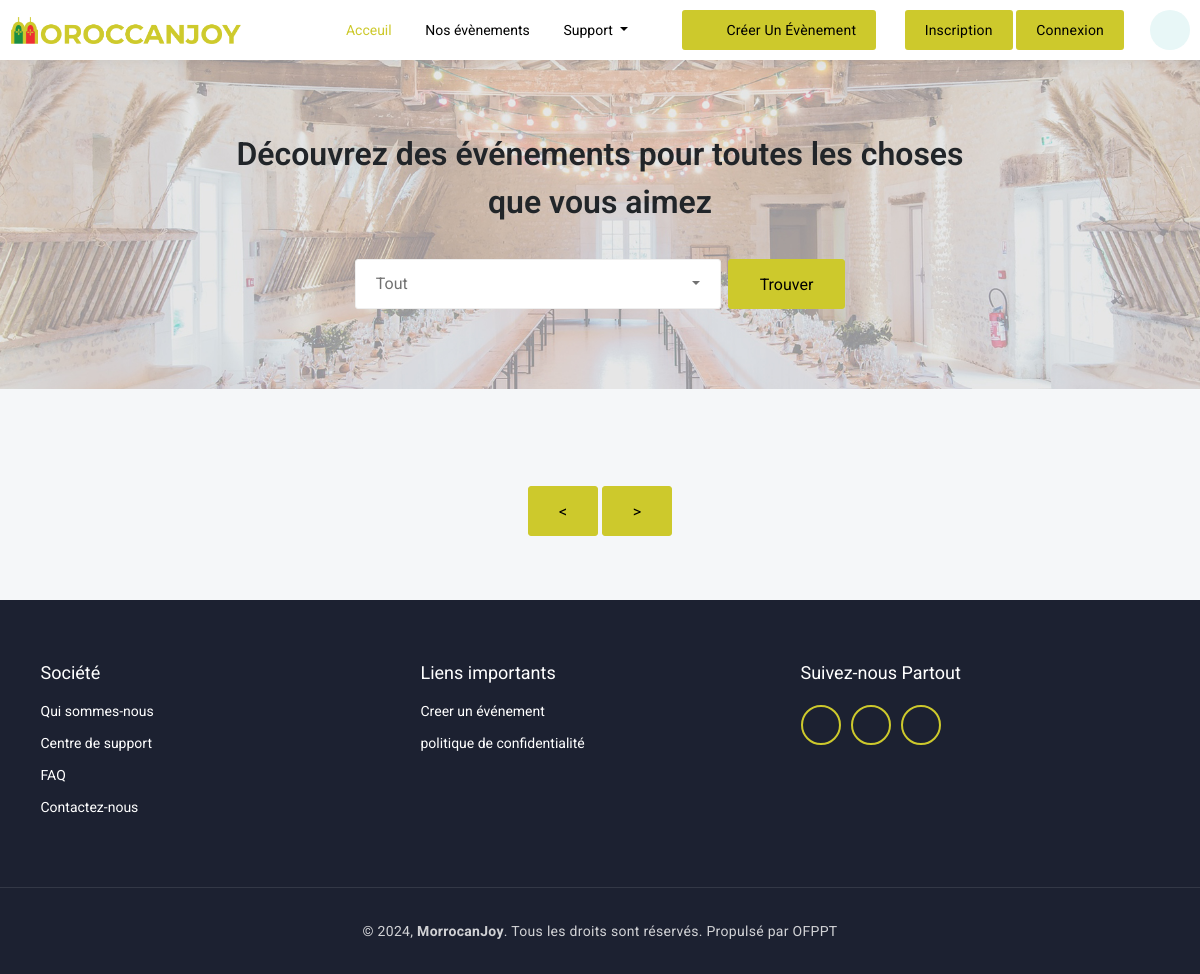
The app's page /explore_events.php, older data.
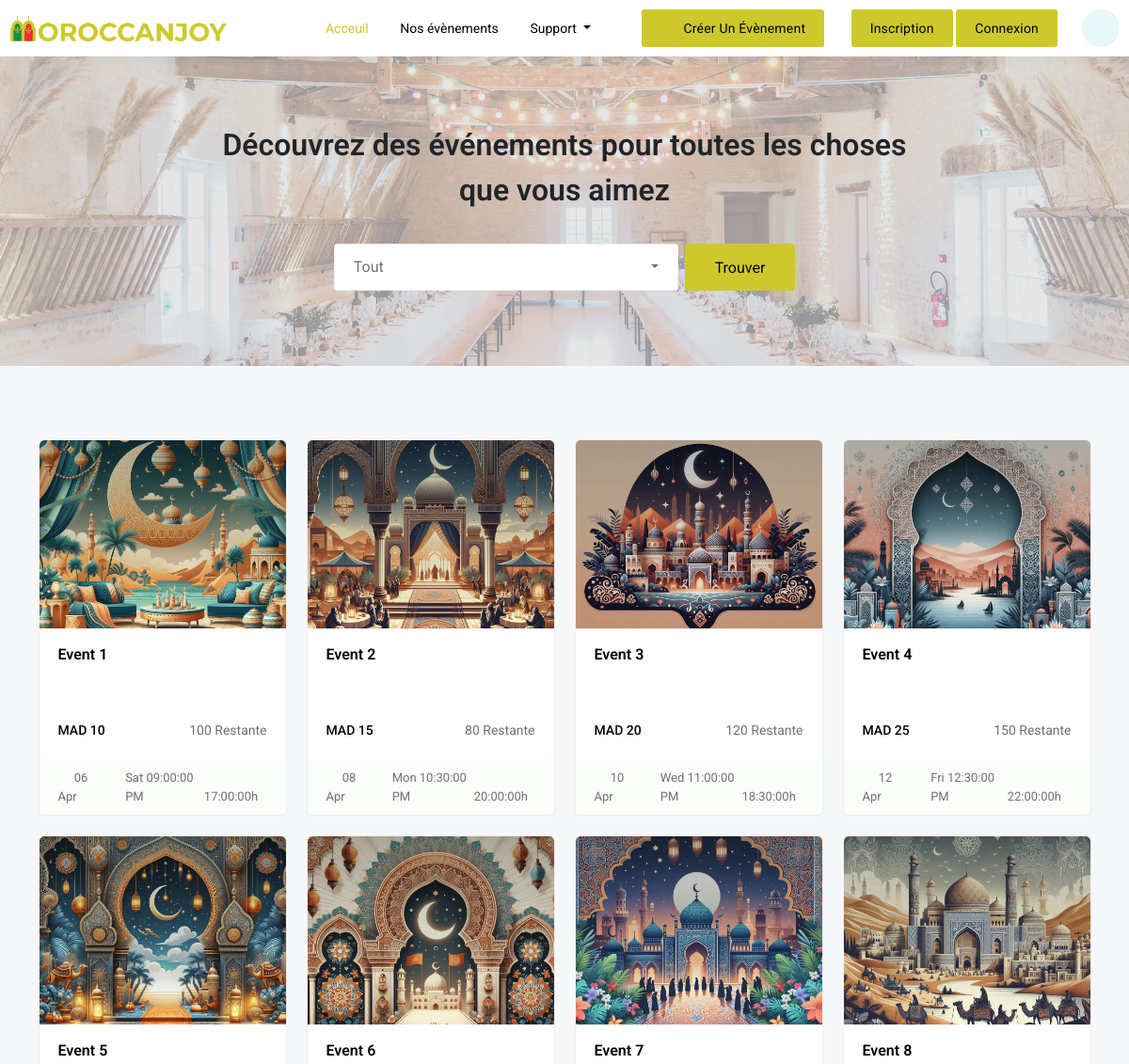
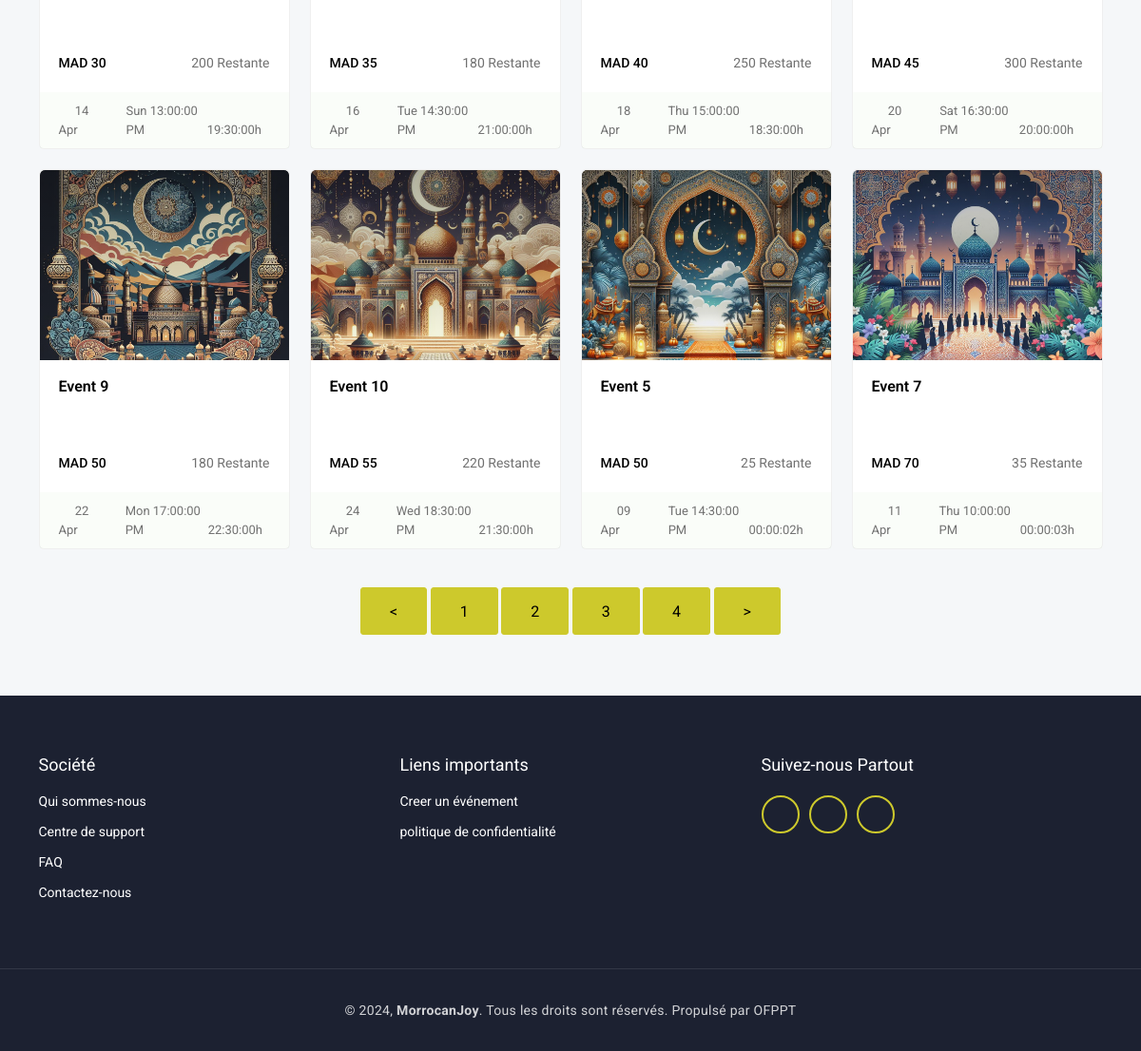
The same page, newer data (2 pictures, top to bottom).
### tables this page shows
CREATE TABLE `event` (
  `E_id` int(11) NOT NULL,
  `Titre` varchar(100) DEFAULT NULL,
  `Description` varchar(200) NOT NULL,
  `Image` varchar(500) NOT NULL,
  `Heure_debut` time NOT NULL,
  `Date_debut` date NOT NULL,
  `Heure_fin` time NOT NULL,
  `Prix_ticket` float NOT NULL,
  `Nombre_tickets` int(11) NOT NULL,
  `Ville` varchar(30) NOT NULL,
  `Zip_code` varchar(30) NOT NULL,
  `Categorie_id` int(11) DEFAULT NULL,
  `User_id` int(11) NOT NULL,
  `adress1` varchar(200) NOT NULL,
  `adress2` varchar(200) NOT NULL,
  `vue` int(11) DEFAULT 0
);

### explore_events.php (the view, shortened to what this page needs)
<!DOCTYPE html>
<html lang="en" class="h-100">
<head>
	<link href='vendor/unicons-2.0.1/css/unicons.css' rel='stylesheet'>
	<link href="css/style.css" rel="stylesheet">
	<link href="css/responsive.css" rel="stylesheet">
	<link href="css/night-mode.css" rel="stylesheet">
	<link href="vendor/fontawesome-free/css/all.min.css" rel="stylesheet">
	<link href="vendor/OwlCarousel/assets/owl.carousel.css" rel="stylesheet">
	<link href="vendor/OwlCarousel/assets/owl.theme.default.min.css" rel="stylesheet">
	<link href="vendor/bootstrap/css/bootstrap.min.css" rel="stylesheet">
	<link href="vendor/bootstrap-select/dist/css/bootstrap-select.min.css" rel="stylesheet">
</head>
<body class="d-flex flex-column h-100">
	<?php
	include "include/navindex.php";
	?>
	<div class="wrapper">
		<div class="hero-banner">
			<div class="container">
				<div class="row justify-content-center">
					<div class="col-xl-8 col-lg-8 col-md-10">
						<div class="hero-banner-content">
							<h2>Découvrez des événements pour toutes les choses que vous aimez</h2>
							<form method="post">
								<div class="search-form main-form">
									<div class="row g-2 justify-content-center"">
										<?php
										require_once './connect/DataBase.php';
										?>
										<div class="col-lg-6 col-md-12">
											<div class="form-group">
											</div>
										</div>
										<div class="col-lg-2 col-md-12">
											<button type="submit" name="nametrouve" class="main-btn btn-hover w-100">Trouver</button>
										</div>
									</div>
								</div>
							</form>
						</div>
					</div>
				</div>
			</div>
		</div>
		<div class="explore-events p-80">
			<div class="container">
				<div class="row">
					<div class="col-xl-12 col-lg-12 col-md-12">
						<div class="event-filter-items">
							<div class="featured-controls">
<?php $sqlState = $connection->prepare("SELECT * FROM `event`");
										$sqlState->execute();
										$np=$sqlState->rowCount();
										$nnp=12;
										$tp=ceil($np/$nnp); ?>
								<div class="row" data-ref="event-filter-content">
									<?php
									require_once './connect/DataBase.php';
									if (isset($_POST['nametrouve']) && $_POST['cat']!= 0) {
										$Categorie_id = $_POST['cat'];
										$sqlState = $connection->prepare("SELECT * FROM `event` WHERE Categorie_id=?");
										$sqlState->execute([$Categorie_id]);
										$events = $sqlState->fetchAll(PDO::FETCH_ASSOC);
									} else {
										$events = $connection->query("SELECT * FROM `event`")->fetchAll(PDO::FETCH_ASSOC);
										$sqlState = $connection->prepare("SELECT * FROM `event`");
										$sqlState->execute();
										$np=$sqlState->rowCount();
										$nnp=12;
										$tp=ceil($np/$nnp);
										if(isset($_GET['page'])){
											$page=$_GET['page'];
										}else {
											if(isset($_GET['next'])){
												if($_GET['next']==$tp){
													$page=$tp;
												}
											}else{
												$page=1;
											}
										}
										$slimt=($page-1)*$nnp;
										$events = $connection->query("SELECT * FROM `event` limit $slimt,$nnp ")->fetchAll(PDO::FETCH_ASSOC);
									}
									foreach ($events as $row) : ?>
										<div class="col-xl-3 col-lg-4 col-md-6 col-sm-12 mix arts concert workshops volunteer sports health_Wellness " data-ref="mixitup-target">
											<div class="main-card mt-4">
												<div class="event-thumbnail">
													<a href="venue_event_detail_view.php?event_id=<?php echo $row['E_id']; ?>" class="thumbnail-img">
														<img src="upload/images/<?php echo $row['Image']; ?>" alt="Event Image">
													</a>
												</div>
												<div class="event-content">
													<a href="venue_event_detail_view.php?event_id=<?php echo $row['E_id']; ?>" class="event-title"><?php echo $row['Titre']; ?></a>
													<div class="duration-price-remaining">
														<span class="duration-price">MAD <?php echo $row['Prix_ticket']; ?></span>
														<span class="remaining"><i class="fa-solid fa-ticket fa-rotate-90"></i><?php echo $row['Nombre_tickets']; ?> Restante</span>
													</div>
												</div>
												<div class="event-footer">
													<div class="event-timing">
														<div class="publish-date">
															<span><i class="fa-solid fa-calendar-day me-2"></i><?php
																												$timestamp = strtotime($row['Date_debut']);
																												$day = date('d', $timestamp);
																												$monthAbbreviation = date('M', $timestamp);
																												echo "$day ";
																												echo "$monthAbbreviation";
																												?></span>
															<span class="dot"><i class="fa-solid fa-circle"></i></span>
															<span><?php
																	$timestamp = strtotime($row['Date_debut']);
																	$dayAbbreviation = date('D', $timestamp);
																	echo "$dayAbbreviation ";
																	?><?php echo $row['Heure_debut']; ?> PM</span>
														</div>
														<span class="publish-time"><i class="fa-solid fa-clock me-2"></i><?php echo $row['Heure_fin']; ?>h</span>
													</div>
												</div>
											</div>
										</div>
									<?php endforeach; ?>
								</div>
								<div class="browse-btn">
								<a href="explore_events.php?pre=<?php echo $page?>" class="main-btn btn-hover"><</a>
								<?php
										for($btn=1;$btn<=$tp;$btn++){
											?>
											<a href="explore_events.php?page=<?php echo $btn?>" class="main-btn btn-hover"><?php echo $btn?></a>
										<?php
										}
										?>
										<a href="explore_events.php?next=<?php echo $page?>" class="main-btn btn-hover">></a>
								</div>
							</div>
						</div>
					</div>
				</div>
			</div>
		</div>
	</div>
	<?php include "include/Footer.php"; ?>
</body>
</html>

### include/navindex.php (shortened to what this page needs)
<header class="header">
	<div class="header-inner">
		<?php
			if(isset($_SESSION['user']) && isset($_SESSION['user']['U_email']) && isset($_SESSION['user']['U_name'])) {
				$emaill = $_SESSION['user']['U_email'];
				$namee = $_SESSION['user']['U_name'];
		?>
			<nav class="navbar navbar-expand-lg bg-barren barren-head navbar fixed-top justify-content-sm-start pt-0 pb-0 ps-lg-0 pe-2">
					<button type="button" id="toggleMenu_verticale" class="toggle_menu">
						<i class="fa-solid fa-bars-staggered"></i>
					</button>
				<div class="container">
					<button class="navbar-toggler order-3 ms-2 pe-0" type="button" data-bs-toggle="offcanvas" data-bs-target="#offcanvasNavbar" aria-controls="offcanvasNavbar">
						<span class="navbar-toggler-icon">
							<i class="fa-solid fa-bars"></i>
						</span>
					</button>
					<a class="navbar-brand order-1 order-lg-0 ml-lg-0 ml-2 me-auto" href="index.php">
						<div class="res-main-logo">
							<img src="images/logo.svg" alt="">
						</div>
						<div class="main-logo" id="logo">
							<img src="images/logo.svg" alt="">
							<img class="logo-inverse" src="images/dark-logo.svg" alt="">
						</div>
					</a>
					<div class="offcanvas offcanvas-start" tabindex="-1" id="offcanvasNavbar" aria-labelledby="offcanvasNavbarLabel">
						<div class="offcanvas-header">
							<div class="offcanvas-logo" id="offcanvasNavbarLabel">
								<img src="images/logo-icon.svg" alt="">
							</div>
							<button type="button" class="close-btn" data-bs-dismiss="offcanvas" aria-label="Close">
								<i class="fa-solid fa-xmark"></i>
							</button>
						</div>
						<div class="offcanvas-body">
							<ul class="navbar-nav justify-content-end flex-grow-1 pe_5">
								<li class="nav-item">
									<a class="nav-link" href="index.php">
										Acceuil
									</a>
								</li>
								<li class="nav-item">
									<a class="nav-link" href="explore_events.php">
										<i class="fa-solid fa-compass me-2"></i>Nouveauté
									</a>
								</li>
							</ul>
						</div>
						<div class="offcanvas-footer">
							<div class="offcanvas-social">
								<h5>Suivez-nous</h5>
								<ul class="social-links">
									<li><a href="#" class="social-link"><i class="fab fa-facebook-square"></i></a>
									</li>
									<li><a href="#" class="social-link"><i class="fab fa-instagram"></i></a>
									</li>
									<li><a href="#" class="social-link"><i class="fab fa-twitter"></i></a>
									</li>
									<li><a href="#" class="social-link"><i class="fab fa-linkedin-in"></i></a>
									</li>
									<li><a href="#" class="social-link"><i class="fab fa-youtube"></i></a>
									</li>
								</ul>
							</div>
						</div>
					</div>
					<div class="right-header order-2">
						<ul class="align-self-stretch">
							<li class="dropdown account-dropdown order-3">
								<a href="#" class="account-link" role="button" id="accountClick" data-bs-auto-close="outside" data-bs-toggle="dropdown" aria-expanded="false">
									<img src="images/profile-imgs/img-13.jpg" alt="">
									<i class="fas fa-caret-down arrow-icon"></i>
								</a>
								<ul class="dropdown-menu dropdown-menu-account dropdown-menu-end" aria-labelledby="accountClick">
									<li>
										<div class="dropdown-account-header">
											<div class="account-holder-avatar">
												<img src="images/profile-imgs/img-13.jpg" alt="">
											</div>
											<h5><?php echo $namee ?></h5>
											<p><?php echo $emaill ?></p>
										</div>
									</li>
									<li class="profile-link">
										<a href="organiser_profile_view.php" class="link-item">Mon profil</a>
										<a href="logout.php" class="link-item">Se déconnecter</a>
									</li>
								</ul>
							</li>
							<li>
								<div class="night_mode_switch__btn">
									<div id="night-mode" class="fas fa-moon fa-sun"></div>
								</div>
							</li>
						</ul>
					</div>
				</div>
			</nav>
		<?php } else {
		?>
		<nav class="navbar navbar-expand-lg bg-barren barren-head navbar fixed-top justify-content-sm-start pt-0 pb-0">
				<div class="container-fluid ">
					<a class="navbar-brand order-1 order-lg-0 ml-lg-0 ml-2 me-auto" href="index.php">
						<div class="main-logo" id="logo">
							<img src="images/moroccanjoylogoLight.png" alt="">
						</div>
					</a>
					<div class="offcanvas offcanvas-start" tabindex="-1" id="offcanvasNavbar" aria-labelledby="offcanvasNavbarLabel">
						<div class="offcanvas-body">
							<ul class="navbar-nav justify-content-end flex-grow-1 pe_5">
								<li class="nav-item">
									<a class="nav-link active" aria-current="page" href="index.php">Acceuil</a>
								</li>
								<li class="nav-item dropdown">
									<a class="nav-link" href="explore_events.php" role="button" aria-expanded="false">
										Nos évènements
									</a>
								</li>
								<li class="nav-item dropdown">
									<a class="nav-link dropdown-toggle" href="#" role="button" data-bs-toggle="dropdown" aria-expanded="false">
										Support
									</a>
								</li>
							</ul>
						</div>
					</div>
					<div class="right-header order-2">
						<ul class="align-self-stretch">
							<li>
								<a href="create_venue_event.php" class="create-btn btn-hover">
									<i class="fa-solid fa-calendar-days"></i>
									<span>Créer un évènement</span>
								</a>
							</li>
							<li>
								<a href="sign_up.php" class="create-btn btn-hover ">
									<span>Inscription</span>
								</a>
							</li>
							<li>
								<a href="sign_in.php" class="create-btn btn-hover">
									<span>Connexion</span>
								</a>
							</li>
							<li>
								<div class="night_mode_switch__btn">
									<div id="night-mode" class="fas fa-moon fa-sun"></div>
								</div>
							</li>
						</ul>
					</div>
				</div>
			</nav>
		<?php } ?>
	</div>
</header>

### include/Footer.php
<footer id = "footercolor" class="footer mt-auto">
		<div class="footer-top">
			<div class="container">
				<div class="row">
					<div class="col-lg-4 col-md-6">
						<div class="footer-content">
							<h4>Société</h4>
							<ul class="footer-link-list">
								<li><a href="about_us.php" class="footer-link">Qui sommes-nous</a></li>
								<li><a href="help_center.php" class="footer-link">Centre de support</a></li>
								<li><a href="faq.php" class="footer-link">FAQ</a></li>
								<li><a href="contact_us.php" class="footer-link">Contactez-nous</a></li>
							</ul>
						</div>
					</div>
					<div class="col-lg-4 col-md-6">
						<div class="footer-content">
							<h4>Liens importants</h4>
							<ul class="footer-link-list">
								<li><a href="create_venue_event.php" class="footer-link">Creer un événement </a></li>
								<li><a href="privacy_policy.php" class="footer-link">politique de confidentialité</a></li>
							</ul>
						</div>
					</div>
					<div class="col-lg-4 col-md-6">
						<div class="footer-content">
							<h4>Suivez-nous Partout</h4>
							<div class="social-links">
										<a href="#" class="social-link" data-bs-toggle="tooltip" data-bs-placement="top" title="Facebook"><i class="fab fa-facebook-square"></i></a>
										<a href="#" class="social-link" data-bs-toggle="tooltip" data-bs-placement="top" title="Instagram"><i class="fab fa-instagram"></i></a>
										<a href="#" class="social-link" data-bs-toggle="tooltip" data-bs-placement="top" title="Youtube"><i class="fab fa-youtube"></i></a>
							</div>
						</div>
					</div>
				</div>
			</div>
		</div>
		<div class="footer-bottom">
			<div class="container">
				<div class="row">
					<div class="col-12">
						<div class="footer-copyright-text">
							<p class="mb-0">© 2024, <strong>MorrocanJoy</strong>. Tous les droits sont réservés. Propulsé par OFPPT</p>
						</div>
					</div>
				</div>
			</div>
		</div>
	</footer>

### css/responsive.css (style rules this page uses)
@media (min-width: 1200px) { .navbar-expand-lg .navbar-nav .nav-link { padding-right: 1.2rem !important; padding-left: 1.2rem !important; } }

Row changes from the older to the newer data that the page shows:
added event: Image (picture), Titre "Event 1", Prix_ticket "10", Nombre_tickets "100", Date_debut "06", Date_debut "Apr", Date_debut "Sat", Heure_debut "09:00:00", Heure_fin "17:00:00"
added event: Image (picture), Titre "Event 2", Prix_ticket "15", Nombre_tickets "80", Date_debut "08", Date_debut "Apr", Date_debut "Mon", Heure_debut "10:30:00", Heure_fin "20:00:00"
added event: Image (picture), Titre "Event 3", Prix_ticket "20", Nombre_tickets "120", Date_debut "10", Date_debut "Apr", Date_debut "Wed", Heure_debut "11:00:00", Heure_fin "18:30:00"
added event: Image (picture), Titre "Event 4", Prix_ticket "25", Nombre_tickets "150", Date_debut "12", Date_debut "Apr", Date_debut "Fri", Heure_debut "12:30:00", Heure_fin "22:00:00"
added event: Image (picture), Titre "Event 5", Prix_ticket "30", Nombre_tickets "200", Date_debut "14", Date_debut "Apr", Date_debut "Sun", Heure_debut "13:00:00", Heure_fin "19:30:00"
added event: Image (picture), Titre "Event 6", Prix_ticket "35", Nombre_tickets "180", Date_debut "16", Date_debut "Apr", Date_debut "Tue", Heure_debut "14:30:00", Heure_fin "21:00:00"
added event: Image (picture), Titre "Event 7", Prix_ticket "40", Nombre_tickets "250", Date_debut "18", Date_debut "Apr", Date_debut "Thu", Heure_debut "15:00:00", Heure_fin "18:30:00"
added event: Image (picture), Titre "Event 8", Prix_ticket "45", Nombre_tickets "300", Date_debut "20", Date_debut "Apr", Date_debut "Sat", Heure_debut "16:30:00", Heure_fin "20:00:00"
added event: Image (picture), Titre "Event 9", Prix_ticket "50", Nombre_tickets "180", Date_debut "22", Date_debut "Apr", Date_debut "Mon", Heure_debut "17:00:00", Heure_fin "22:30:00"
added event: Image (picture), Titre "Event 10", Prix_ticket "55", Nombre_tickets "220", Date_debut "24", Date_debut "Apr", Date_debut "Wed", Heure_debut "18:30:00", Heure_fin "21:30:00"
added event: Image (picture), Titre "Event 5", Prix_ticket "50", Nombre_tickets "25", Date_debut "09", Date_debut "Apr", Date_debut "Tue", Heure_debut "14:30:00", Heure_fin "00:00:02"
added event: Image (picture), Titre "Event 7", Prix_ticket "70", Nombre_tickets "35", Date_debut "11", Date_debut "Apr", Date_debut "Thu", Heure_debut "10:00:00", Heure_fin "00:00:03"
Text that changed along with them:
new list line: "1"
new list line: "2"
new list line: "3"
new list line: "4"
